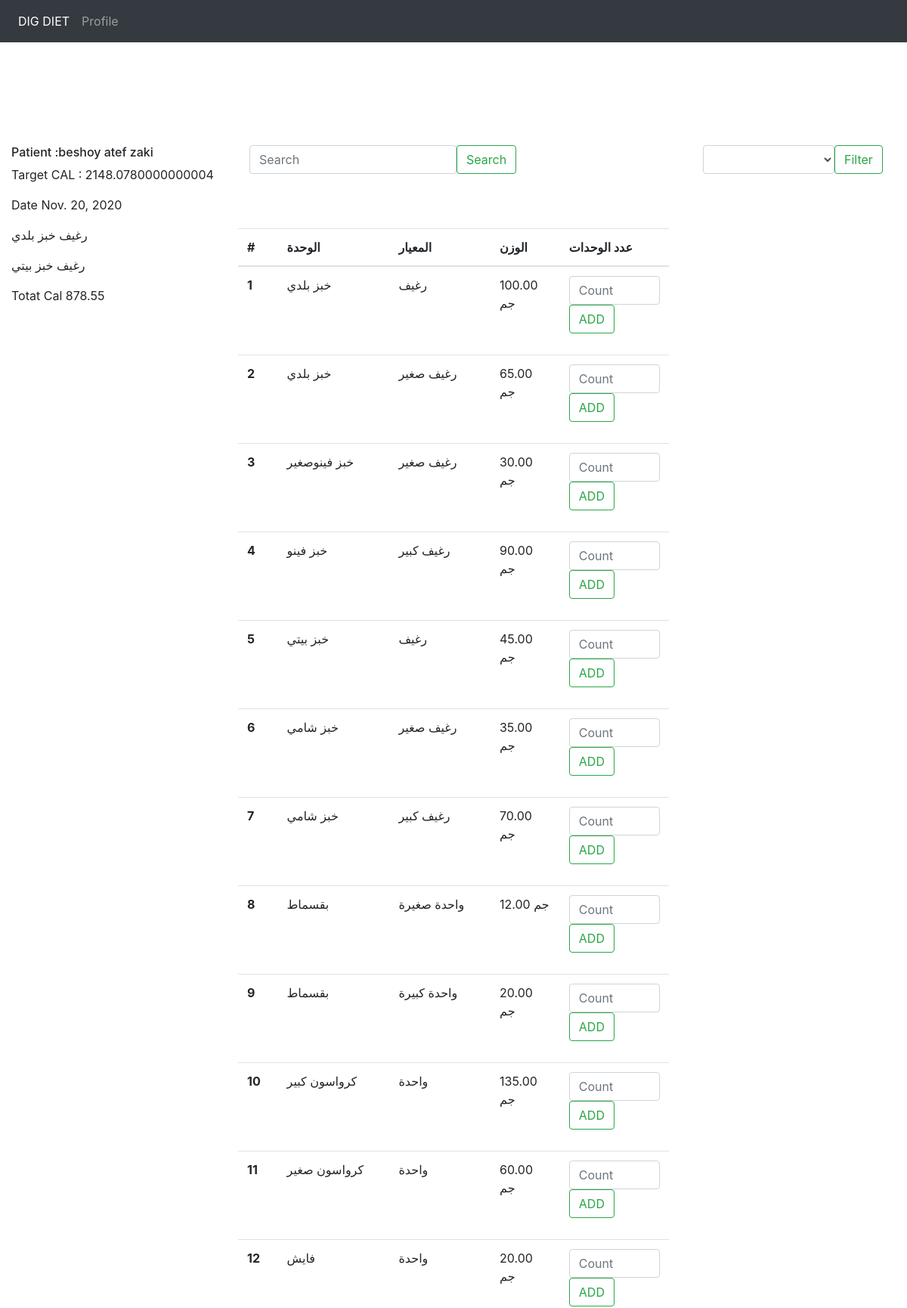
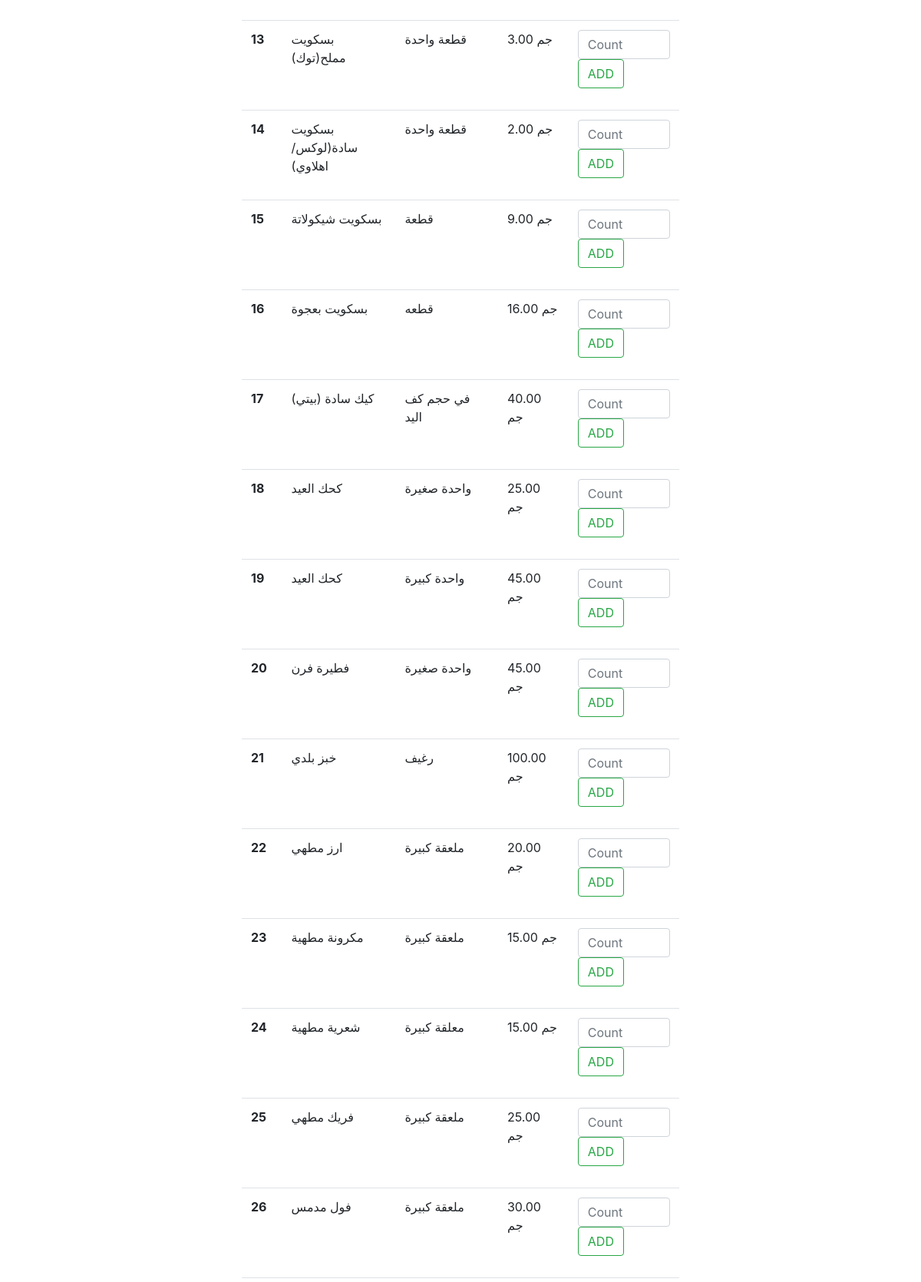
Page /create-tfhr/7/ (signed in, upper part) on the committed database (2 pictures, top to bottom).
### doctors/models.py (models this page shows, shortened)
class Patient(models.Model):
	doctor = models.ForeignKey(DoctorProfile,on_delete = models.CASCADE,blank=True,null=True)
	full_name    = models.CharField( max_length=200 )
	age    = models.DecimalField(max_digits=10, decimal_places=2,blank=True , null=True)
	weight = models.DecimalField(max_digits=10, decimal_places=2,blank=True , null=True)
	hiegth   = models.DecimalField(max_digits=10, decimal_places=2,blank=True , null=True)
	sex    = models.CharField(choices=sex_choises, max_length=200)
	phone_number = models.CharField( max_length=200 , blank=True,null=True)
	email_adress = models.EmailField(max_length =250,blank=True , null=True)
	adress_one   = models.CharField( max_length=300 ,null=True ,blank=True)
	strat_date   = models.DateField(blank=True ,null=True)
	activity = models.CharField(choices=activity, max_length=200 ,null=True,blank=True)
	calu = models.CharField( max_length=300 ,null=True ,blank=True)

class PatientTFR(models.Model):
	id=     models.AutoField(auto_created=True, primary_key=True, serialize=False, verbose_name='ID')
	patient = models.ForeignKey("Patient"  ,on_delete = models.CASCADE)
	meals    = models.ManyToManyField( MealsTFR ,blank=True ,null=True)
	date_for = models.DateField(blank=True ,null=True)
	refuse           = models.DecimalField(max_digits=10, decimal_places=2,blank=True , null=True)
	water            = models.DecimalField(max_digits=10, decimal_places=2,blank=True , null=True)
	enerygy          = models.DecimalField(max_digits=10, decimal_places=2,blank=True , null=True)
	protein          = models.DecimalField(max_digits=10, decimal_places=2,blank=True , null=True)
	fat              = models.DecimalField(max_digits=10, decimal_places=2,blank=True , null=True)
	ASH              = models.DecimalField(max_digits=10, decimal_places=2 ,blank=True , null=True)
	fiber            = models.DecimalField(max_digits=10, decimal_places=2,blank=True , null=True)
	Carbohydrate     = models.DecimalField(max_digits=10, decimal_places=2,blank=True , null=True)
	sodium           = models.DecimalField(max_digits=10, decimal_places=2,blank=True , null=True)
	potasium         = models.DecimalField(max_digits=10, decimal_places=2,blank=True , null=True)
	Calcium          = models.DecimalField(max_digits=10, decimal_places=2,blank=True , null=True)
	phorphorus       = models.DecimalField(max_digits=10, decimal_places=2,blank=True , null=True)
	magnisum         = models.DecimalField(max_digits=10, decimal_places=2,blank=True , null=True)
	iron             = models.DecimalField(max_digits=10, decimal_places=2,blank=True , null=True)
	zinc             = models.DecimalField(max_digits=10, decimal_places=2,blank=True , null=True)
	coper            = models.DecimalField(max_digits=10, decimal_places=2,blank=True , null=True)
	vitamen_a        = models.DecimalField(max_digits=10, decimal_places=2,blank=True , null=True)
	vitamen_c        = models.DecimalField(max_digits=10, decimal_places=2,blank=True , null=True)
	thiamen          = models.DecimalField(max_digits=10, decimal_places=2,blank=True , null=True)
	riboflabn        = models.DecimalField(max_digits=10, decimal_places=2,blank=True , null=True)

class MealsTFR(models.Model):
	patient = models.ForeignKey("Patient"  ,on_delete = models.CASCADE ,default=1)
	meals = models.ForeignKey(Unit)
	count = models.DecimalField(max_digits=10, decimal_places=2,blank=True , null=True)
	def __str__(self):
		return str(self.meals)

### foodconf/models.py (models this page shows)
class Unit(models.Model) :
	description = models.CharField( max_length=200 ,blank=True , null=True)
	item                = models.ForeignKey('FoodTable' , on_delete=models.CASCADE ,null=True)
	home_standrd        = models.CharField( max_length=200 ,blank=True , null=True)
	home_standrd_wieght = models.DecimalField(max_digits=10, decimal_places=2 ,blank=True , null=True)
	ingredients         = models.CharField( max_length=1000 ,blank=True , null=True)
	item_group          = models.ForeignKey('ItemGroup' , on_delete=models.CASCADE ,null=True,blank=True)
	standard_unit_count = models.DecimalField(max_digits=10, decimal_places=2,default=1 ,null=True)
	standard_unit    = models.ForeignKey('Choises' , on_delete=models.CASCADE ,null=True ,blank=True)
	meals            = models.ManyToManyField(Meals)
	avaliable        = models.DecimalField(max_digits=10, decimal_places=2,blank=True , null=True)
	refuse           = models.DecimalField(max_digits=10, decimal_places=2,blank=True , null=True)
	water            = models.DecimalField(max_digits=10, decimal_places=2,blank=True , null=True)
	enerygy          = models.DecimalField(max_digits=10, decimal_places=2,blank=True , null=True)
	protein          = models.DecimalField(max_digits=10, decimal_places=2,blank=True , null=True)
	fat              = models.DecimalField(max_digits=10, decimal_places=2,blank=True , null=True)
	ASH              = models.DecimalField(max_digits=10, decimal_places=2 ,blank=True , null=True)
	fiber            = models.DecimalField(max_digits=10, decimal_places=2,blank=True , null=True)
	Carbohydrate     = models.DecimalField(max_digits=10, decimal_places=2,blank=True , null=True)
	sodium           = models.DecimalField(max_digits=10, decimal_places=2,blank=True , null=True)
	potasium         = models.DecimalField(max_digits=10, decimal_places=2,blank=True , null=True)
	Calcium          = models.DecimalField(max_digits=10, decimal_places=2,blank=True , null=True)
	phorphorus       = models.DecimalField(max_digits=10, decimal_places=2,blank=True , null=True)
	magnisum         = models.DecimalField(max_digits=10, decimal_places=2,blank=True , null=True)
	iron             = models.DecimalField(max_digits=10, decimal_places=2,blank=True , null=True)
	zinc             = models.DecimalField(max_digits=10, decimal_places=2,blank=True , null=True)
	coper            = models.DecimalField(max_digits=10, decimal_places=2,blank=True , null=True)
	vitamen_a        = models.DecimalField(max_digits=10, decimal_places=2,blank=True , null=True)
	vitamen_c        = models.DecimalField(max_digits=10, decimal_places=2,blank=True , null=True)
	thiamen          = models.DecimalField(max_digits=10, decimal_places=2,blank=True , null=True)
	riboflabn        = models.DecimalField(max_digits=10, decimal_places=2,blank=True , null=True)
	def __str__(self) :
		return self.home_standrd + " "+self.description

### doctors/views.py (the view, shortened to what this page needs)
# urls.py: url(r'^create-tfhr/(?P<p_id>\d+)/$', create_tfhr, name='create-tfhr'),
@login_required(login_url='/login')
def create_tfhr(request , p_id=None):
	tfhr  = PatientTFR.objects.get(id= p_id)
	patient = tfhr.patient
	units = Unit.objects.filter(item_group__isnull = False)
	item_group = ItemGroup.objects.all()
	meals = None
	r_group = None
	if (request.GET.get('group')) :
				if request.GET.get('group') != 'all':
					r_group = request.GET.get('group')
					group =  ItemGroup.objects.get(arabic_name = request.GET.get('group'))
					units = Unit.objects.filter(item_group = group)
	if (request.GET.get('search')) :
		if r_group and r_group != 'all':
			units = Unit.objects.filter( description__icontains =request.GET.get('search') ,item_group = r_group)
		else:
			units = Unit.objects.filter( description__icontains =request.GET.get('search') ,item_group__isnull = False)
	meals = tfhr.meals.all()
	item_group = ItemGroup.objects.all()
	content ={
	"meals":meals,
	"patient":patient,
	'units':units,
	'item_group' : item_group ,
	"group":r_group,
	'tfhr':tfhr
		}
	return render(request , 'recal.html' , content)

### foodconf/models.py (called while the page is built)
	def __str__(self):
		return self.arabic_name

### foodconf/templates/recal.html (shortened to what this page needs)
{% extends 'base.html' %}
{% load static %}
{% block content %}
<br> <br> <br>
<div class="container-fluid">
	<div class ="row">
		<div class="col-3">
			<h6> Patient :{{ patient.full_name }} </h6>
			<p> Target CAL : {{ patient.calu }} </p>
			<p>  Date {{ tfhr.date_for}}</p>
              {% for unit in meals %}
              	<p> {{ unit }} </p>
              {% endfor %}
			<p>  Totat Cal {{ tfhr.enerygy }}</p>
		</div>
		<div class ='col-6'>
			<form class="form-inline">
				<div class="form-group col-md-12">
				      <input type="text" class="form-control" id="inputEmail4" placeholder="Search" name="search">
				       <button class="btn btn-outline-success my-2 my-sm-0" type="submit">Search</button>
				</div>
			</form>
			<br> <br> <br>
			<table class="table">
			  <thead>
			    <tr>
			      <th scope="col">#</th>
			      <th scope="col">الوحدة</th>
			      <th scope="col">المعيار</th>
			      <th scope="col">الوزن</th>
			      <th scope="col">عدد الوحدات</th>
			    </tr>
			  </thead>
			  <tbody>
			{% for unit in units %}
  			  <tr>
			      <th scope="row">{{ forloop.counter }}</th>
			      <td>{{ unit.description }} </td>
			      <td>{{ unit.home_standrd }}</td>
			      <td>{{ unit.home_standrd_wieght }}  جم </td>
			      <td>
			<form method ='POST' action="{% url 'create-tfhr' p_id=tfhr.id %}"> {% csrf_token %}
  				<div class="form-row">
  					<div class="form-group col-md-12">
				      <input type="text" class="form-control" id="inputEmail4" placeholder="Count" name="unit_count">
				       <button class="btn btn-outline-success my-2 my-sm-0" type="submit">ADD</button>
				    </div>
  				</div>
  			</form></td>
			    </tr>
			{% endfor %}
			  </tbody>
			</table>
		</div>
		<div class='col-3'>
<form class="form-inline" method="get" action="{% url 'create-tfhr' p_id=tfhr.id %}">
     <div class="form-group col-md-12">
     <select id="inputState" class="form-control" name='group'>
        <option selected> {% if group %} {{ group }}  {% endif %}</option>
        <option> all </option>
      </select>
      <button type="submit" class="btn btn-outline-success my-2 my-sm-0">Filter  </button>
    </div>
</form>
		</div>
	</div>
</div>
{% endblock %}

### rows in the picture
Patient: full_name "beshoy atef zaki", calu "2148.0780000000004"
PatientTFR: date_for "Nov. 20, 2020", enerygy "878.55"
MealsTFR: meals.description "رغيف خبز بلدي"
MealsTFR: meals.description "رغيف خبز بيتي"
Unit: description "خبز بلدي", home_standrd "رغيف", home_standrd_wieght "100.00"
Unit: description "خبز بلدي", home_standrd "رغيف صغير", home_standrd_wieght "65.00"
Unit: description "خبز فينوصغير", home_standrd "رغيف صغير", home_standrd_wieght "30.00"
Unit: description "خبز فينو", home_standrd "رغيف كبير", home_standrd_wieght "90.00"
Unit: description "خبز بيتي", home_standrd "رغيف", home_standrd_wieght "45.00"
Unit: description "خبز شامي", home_standrd "رغيف صغير", home_standrd_wieght "35.00"
Unit: description "خبز شامي", home_standrd "رغيف كبير", home_standrd_wieght "70.00"
Unit: description "بقسماط", home_standrd "واحدة صغيرة", home_standrd_wieght "12.00"
Unit: description "بقسماط", home_standrd "واحدة كبيرة", home_standrd_wieght "20.00"
Unit: description "كرواسون كبير", home_standrd "واحدة", home_standrd_wieght "135.00"
Unit: description "كرواسون صغير", home_standrd "واحدة", home_standrd_wieght "60.00"
Unit: description "فايش", home_standrd "واحدة", home_standrd_wieght "20.00"
Unit: description "بسكويت مملح(توك)", home_standrd "قطعة واحدة", home_standrd_wieght "3.00"
Unit: description "بسكويت سادة(لوكس/اهلاوي)", home_standrd "قطعة واحدة", home_standrd_wieght "2.00"
Unit: description "بسكويت شيكولاتة", home_standrd "قطعة", home_standrd_wieght "9.00"
Unit: description "بسكويت بعجوة", home_standrd "قطعه", home_standrd_wieght "16.00"
Unit: description "كيك سادة (بيتي)", home_standrd "في حجم كف اليد", home_standrd_wieght "40.00"
Unit: description "كحك العيد", home_standrd "واحدة صغيرة", home_standrd_wieght "25.00"
Unit: description "كحك العيد", home_standrd "واحدة كبيرة", home_standrd_wieght "45.00"
Unit: description "فطيرة فرن", home_standrd "واحدة صغيرة", home_standrd_wieght "45.00"
Unit: description "خبز بلدي", home_standrd "رغيف", home_standrd_wieght "100.00"
Unit: description "ارز مطهي", home_standrd "ملعقة كبيرة", home_standrd_wieght "20.00"
Unit: description "مكرونة مطهية", home_standrd "ملعقة كبيرة", home_standrd_wieght "15.00"
Unit: description "شعرية مطهية", home_standrd "معلقة كبيرة", home_standrd_wieght "15.00"
Unit: description "فريك مطهي", home_standrd "ملعقة كبيرة", home_standrd_wieght "25.00"
Unit: description "فول مدمس", home_standrd "ملعقة كبيرة", home_standrd_wieght "30.00"
